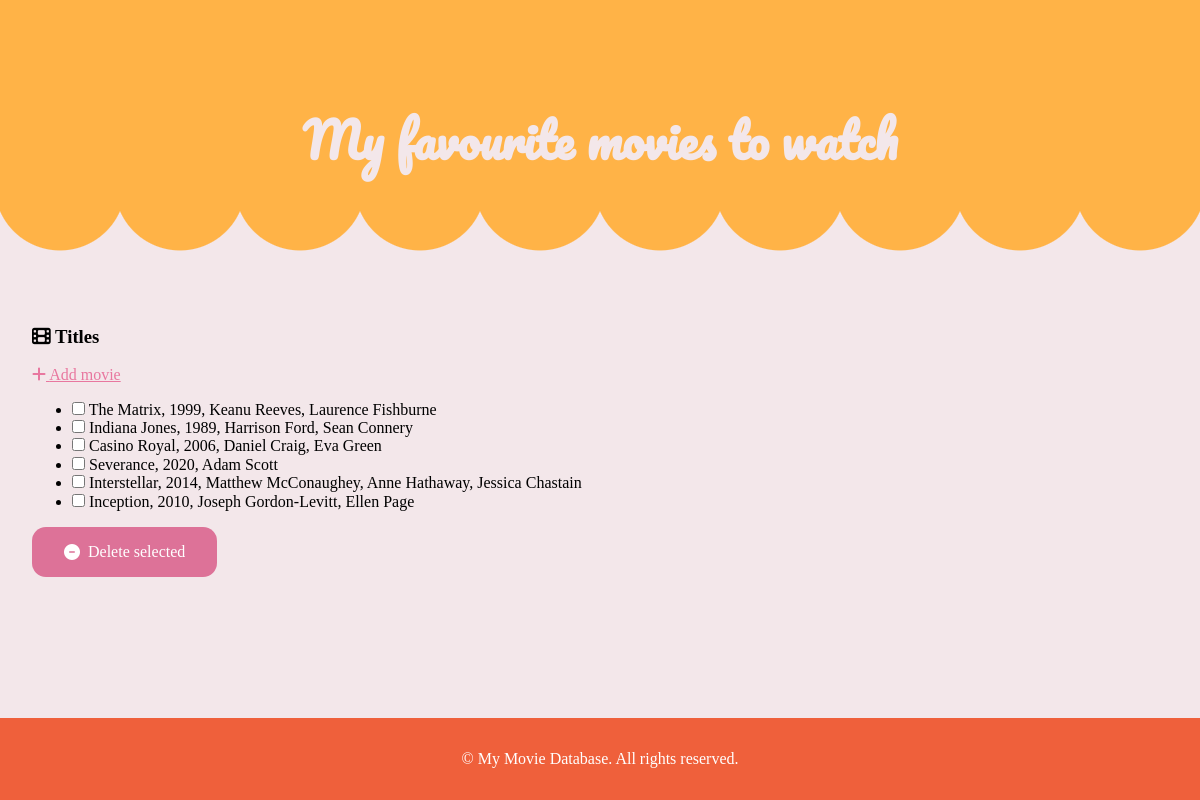
The page / on the database its author committed.
### tables this page shows
CREATE TABLE "movies" (ID INTEGER PRIMARY KEY, title TEXT, year INTEGER, actors TEXT);

### app.py (the view)
@app.route('/')
def home():
    movies_list = list_movies()
    return render_template('home.html', movies = movies_list)

### list_movie.py (called while the page is built)
def list_movies():
    db = sqlite3.connect('movies.db')
    cursor = db.cursor()
    list = cursor.execute('SELECT * FROM movies')
    return list

### templates/home.html (shortened to what this page needs)
<!DOCTYPE html>
<head>
    <link rel="stylesheet" href="https://cdnjs.cloudflare.com/ajax/libs/normalize/8.0.1/normalize.css">
    <link rel="stylesheet" href="https://cdnjs.cloudflare.com/ajax/libs/milligram/1.4.1/milligram.css">
    <link rel="stylesheet" href="https://cdnjs.cloudflare.com/ajax/libs/font-awesome/6.7.1/css/all.min.css" />
    <link rel="stylesheet" href="{{ url_for('static', filename='styles.css') }}" />
</head>
<body>
    <header>
        <div class="container">
            <h1>My favourite movies to watch</h1>
        </div>
    </header>
    <main>
        <div class="container">
            <div class="row">
                <div class="column">
                    <h3><i class="fa-solid fa-film"></i> Titles</h3>
                    <a href='addMovie' class="btn-text"><i class="fa-solid fa-plus"></i> Add movie</a>
                    <form action="{{ url_for('movieToRemove') }}" method="POST">
                    <ul id="movieList">
                     {% for movie in movies %}
                        <li><input type="checkbox" name="movieToRemove" value="{{ movie[0] }}">
                        {{ movie[1] }}, {{ movie[2] }}, {{ movie[3] }}</li>
                    {% endfor %}
                    </ul>
                    <button class="primary" type="submit"><i class="fa-solid fa-circle-minus"></i>Delete selected </button>
                    </form>
                </div>
            </div>
        </div>
    </main>
    <footer>
        <div class="container">
            <p>&#169; My Movie Database. All rights reserved.</p>
        </div>
    </footer>
</body>
</html>

### static/styles.css (style rules this page uses)
body { display: flex; flex-direction: column; min-height: 100vh; background-color: #f3e7ea; }
header { position: relative; background-color: #ffb347; color: #f3e7ea; text-align: center; padding-top: 5rem; padding-bottom: 3rem; }
header::after { content: ""; position: absolute; bottom: 0; left: 0; width: 100%; height: 90px; background: radial-gradient(circle at 50% 0, transparent 60%, #f3e7ea 61% ); background-size: 120px 90px; background-repeat: repeat-x; }
header h1 { margin-bottom: 60px; font-size: 48px; text-align: center; font-family: 'Pacifico' }
main { flex: 1; padding: 2rem; }
footer { background-color: #ef603b; color: #ffffff; padding: 1rem 0; text-align: center; }
button.primary { background-color: #dd7298; color: #ffffff; border: none; border-radius: 14px; padding: 1rem 2rem; cursor: pointer; display: inline-flex; align-items: center; justify-content: center; gap: 0.5rem; }
.btn-text { color: #e8779f; }

### rows shown on the page
movies: title "The Matrix", year "1999", actors "Keanu Reeves, Laurence Fishburne"
movies: title "Indiana Jones", year "1989", actors "Harrison Ford, Sean Connery"
movies: title "Casino Royal", year "2006", actors "Daniel Craig, Eva Green"
movies: title "Severance", year "2020", actors "Adam Scott"
movies: title "Interstellar", year "2014", actors "Matthew McConaughey, Anne Hathaway, Jessica Chastain"
movies: title "Inception", year "2010", actors "Joseph Gordon-Levitt, Ellen Page"
